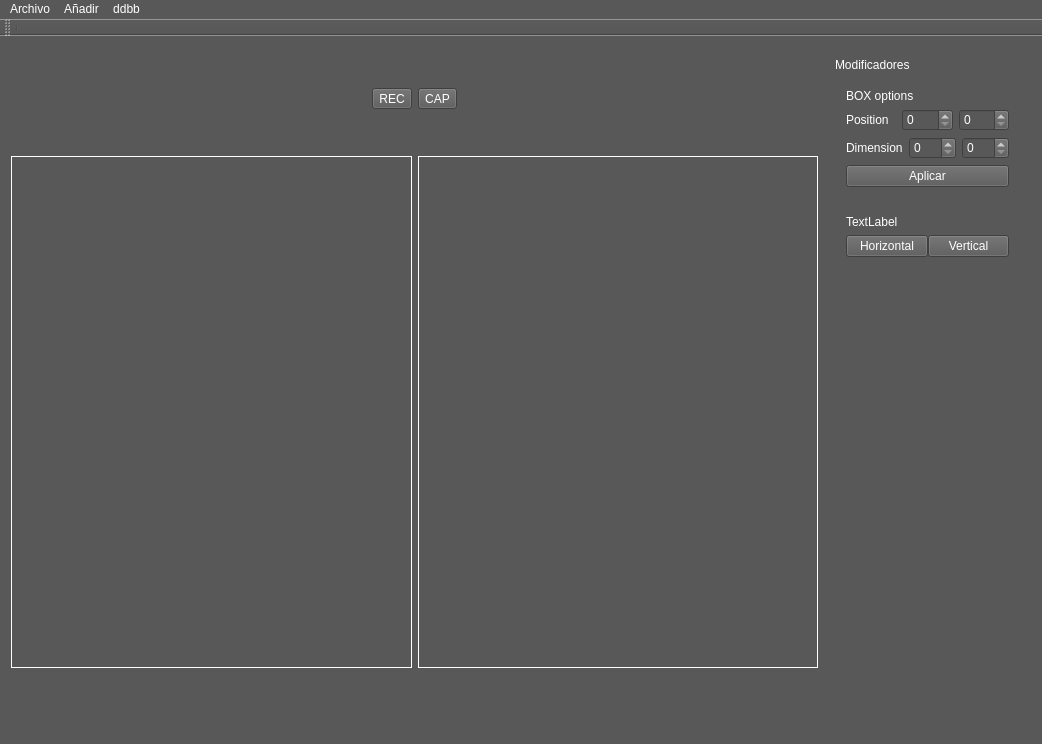
<?xml version="1.0" encoding="UTF-8"?>
<ui version="4.0">
 <class>TestQT1Class</class>
 <widget class="QMainWindow" name="TestQT1Class">
  <property name="geometry">
   <rect>
    <x>0</x>
    <y>0</y>
    <width>1042</width>
    <height>744</height>
   </rect>
  </property>
  <property name="windowTitle">
   <string>TestQT1</string>
  </property>
  <property name="styleSheet">
   <string notr="true">background-color: rgb(88, 88, 88);
color: rgb(255, 255, 255);</string>
  </property>
  <widget class="QWidget" name="centralWidget">
   <layout class="QHBoxLayout" name="horizontalLayout">
    <item>
     <layout class="QVBoxLayout" name="verticalLayout">
      <item>
       <layout class="QHBoxLayout" name="horizontalLayout_6">
        <item>
         <spacer name="horizontalSpacer">
          <property name="orientation">
           <enum>Qt::Horizontal</enum>
          </property>
          <property name="sizeHint" stdset="0">
           <size>
            <width>40</width>
            <height>20</height>
           </size>
          </property>
         </spacer>
        </item>
        <item>
         <widget class="QToolButton" name="toolButtonREC">
          <property name="text">
           <string>REC</string>
          </property>
          <property name="checkable">
           <bool>true</bool>
          </property>
         </widget>
        </item>
        <item>
         <widget class="QToolButton" name="toolButtonCAP">
          <property name="text">
           <string>CAP</string>
          </property>
          <property name="checkable">
           <bool>false</bool>
          </property>
         </widget>
        </item>
        <item>
         <spacer name="horizontalSpacer_2">
          <property name="orientation">
           <enum>Qt::Horizontal</enum>
          </property>
          <property name="sizeHint" stdset="0">
           <size>
            <width>40</width>
            <height>20</height>
           </size>
          </property>
         </spacer>
        </item>
       </layout>
      </item>
      <item>
       <layout class="QHBoxLayout" name="horizontalLayout_4">
        <item>
         <widget class="QLabel" name="labelIn">
          <property name="enabled">
           <bool>true</bool>
          </property>
          <property name="sizePolicy">
           <sizepolicy hsizetype="Preferred" vsizetype="Preferred">
            <horstretch>0</horstretch>
            <verstretch>0</verstretch>
           </sizepolicy>
          </property>
          <property name="maximumSize">
           <size>
            <width>512</width>
            <height>512</height>
           </size>
          </property>
          <property name="autoFillBackground">
           <bool>false</bool>
          </property>
          <property name="frameShape">
           <enum>QFrame::Box</enum>
          </property>
          <property name="frameShadow">
           <enum>QFrame::Plain</enum>
          </property>
          <property name="midLineWidth">
           <number>0</number>
          </property>
          <property name="text">
           <string/>
          </property>
         </widget>
        </item>
        <item>
         <widget class="QLabel" name="labelOut">
          <property name="maximumSize">
           <size>
            <width>512</width>
            <height>512</height>
           </size>
          </property>
          <property name="frameShape">
           <enum>QFrame::Box</enum>
          </property>
          <property name="text">
           <string/>
          </property>
         </widget>
        </item>
       </layout>
      </item>
     </layout>
    </item>
    <item>
     <widget class="QWidget" name="widget" native="true">
      <property name="sizePolicy">
       <sizepolicy hsizetype="Preferred" vsizetype="Preferred">
        <horstretch>0</horstretch>
        <verstretch>0</verstretch>
       </sizepolicy>
      </property>
      <property name="minimumSize">
       <size>
        <width>0</width>
        <height>150</height>
       </size>
      </property>
      <layout class="QVBoxLayout" name="verticalLayout_2">
       <item>
        <widget class="QLabel" name="label_5">
         <property name="text">
          <string>Modificadores</string>
         </property>
        </widget>
       </item>
       <item>
        <widget class="QWidget" name="widgetBOX" native="true">
         <layout class="QVBoxLayout" name="verticalLayout_3">
          <item>
           <widget class="QLabel" name="label">
            <property name="text">
             <string>BOX options</string>
            </property>
           </widget>
          </item>
          <item>
           <layout class="QHBoxLayout" name="horizontalLayout_2">
            <item>
             <widget class="QLabel" name="label_2">
              <property name="text">
               <string>Position</string>
              </property>
             </widget>
            </item>
            <item>
             <widget class="QSpinBox" name="spinBox_X">
              <property name="maximum">
               <number>512</number>
              </property>
             </widget>
            </item>
            <item>
             <widget class="QSpinBox" name="spinBox_Y">
              <property name="maximum">
               <number>512</number>
              </property>
             </widget>
            </item>
           </layout>
          </item>
          <item>
           <layout class="QHBoxLayout" name="horizontalLayout_3">
            <item>
             <widget class="QLabel" name="label_3">
              <property name="text">
               <string>Dimension</string>
              </property>
             </widget>
            </item>
            <item>
             <widget class="QSpinBox" name="spinBox_W">
              <property name="maximum">
               <number>512</number>
              </property>
             </widget>
            </item>
            <item>
             <widget class="QSpinBox" name="spinBox_H">
              <property name="maximum">
               <number>512</number>
              </property>
             </widget>
            </item>
           </layout>
          </item>
          <item>
           <widget class="QPushButton" name="pushButtonWidgetBOX">
            <property name="text">
             <string>Aplicar</string>
            </property>
           </widget>
          </item>
         </layout>
        </widget>
       </item>
       <item>
        <widget class="QWidget" name="widgetFLIP" native="true">
         <property name="minimumSize">
          <size>
           <width>0</width>
           <height>50</height>
          </size>
         </property>
         <layout class="QVBoxLayout" name="verticalLayout_4">
          <item>
           <widget class="QLabel" name="label_4">
            <property name="text">
             <string>TextLabel</string>
            </property>
           </widget>
          </item>
          <item>
           <layout class="QHBoxLayout" name="horizontalLayout_5">
            <property name="spacing">
             <number>0</number>
            </property>
            <property name="bottomMargin">
             <number>10</number>
            </property>
            <item>
             <widget class="QPushButton" name="pushButton_H">
              <property name="text">
               <string>Horizontal</string>
              </property>
             </widget>
            </item>
            <item>
             <widget class="QPushButton" name="pushButton_V">
              <property name="text">
               <string>Vertical</string>
              </property>
             </widget>
            </item>
           </layout>
          </item>
         </layout>
        </widget>
       </item>
       <item>
        <spacer name="verticalSpacer">
         <property name="orientation">
          <enum>Qt::Vertical</enum>
         </property>
         <property name="sizeHint" stdset="0">
          <size>
           <width>20</width>
           <height>40</height>
          </size>
         </property>
        </spacer>
       </item>
       <item>
        <widget class="QWidget" name="widgetGRAY" native="true"/>
       </item>
      </layout>
     </widget>
    </item>
   </layout>
  </widget>
  <widget class="QMenuBar" name="menuBar">
   <property name="geometry">
    <rect>
     <x>0</x>
     <y>0</y>
     <width>1042</width>
     <height>26</height>
    </rect>
   </property>
   <widget class="QMenu" name="menuArchivo">
    <property name="title">
     <string>Archivo</string>
    </property>
    <addaction name="actionAbrir"/>
    <addaction name="actionGuardar"/>
   </widget>
   <widget class="QMenu" name="menuA_adir">
    <property name="title">
     <string>Añadir</string>
    </property>
    <addaction name="actionBOX"/>
    <addaction name="actionFLIP"/>
    <addaction name="actionGRAY"/>
    <addaction name="actionMIN_MAX"/>
    <addaction name="actionTHRESH"/>
   </widget>
   <widget class="QMenu" name="menuddbb">
    <property name="title">
     <string>ddbb</string>
    </property>
    <addaction name="actionAbrir_2"/>
   </widget>
   <addaction name="menuArchivo"/>
   <addaction name="menuA_adir"/>
   <addaction name="menuddbb"/>
  </widget>
  <widget class="QToolBar" name="mainToolBar">
   <attribute name="toolBarArea">
    <enum>TopToolBarArea</enum>
   </attribute>
   <attribute name="toolBarBreak">
    <bool>false</bool>
   </attribute>
   <addaction name="separator"/>
  </widget>
  <widget class="QStatusBar" name="statusBar"/>
  <action name="actionAbrir">
   <property name="enabled">
    <bool>true</bool>
   </property>
   <property name="text">
    <string>Abrir</string>
   </property>
  </action>
  <action name="actionGuardar">
   <property name="text">
    <string>Guardar</string>
   </property>
  </action>
  <action name="actionBOX">
   <property name="text">
    <string>BOX</string>
   </property>
  </action>
  <action name="actionFLIP">
   <property name="text">
    <string>FLIP</string>
   </property>
  </action>
  <action name="actionGRAY">
   <property name="text">
    <string>GRAY</string>
   </property>
  </action>
  <action name="actionMIN_MAX">
   <property name="text">
    <string>MIN/MAX</string>
   </property>
  </action>
  <action name="actionTHRESH">
   <property name="text">
    <string>THRESH</string>
   </property>
  </action>
  <action name="actionAbrir_2">
   <property name="text">
    <string>Abrir</string>
   </property>
  </action>
 </widget>
 <layoutdefault spacing="6" margin="11"/>
 <resources>
  <include location="TestQT1.qrc"/>
 </resources>
 <connections/>
</ui>
